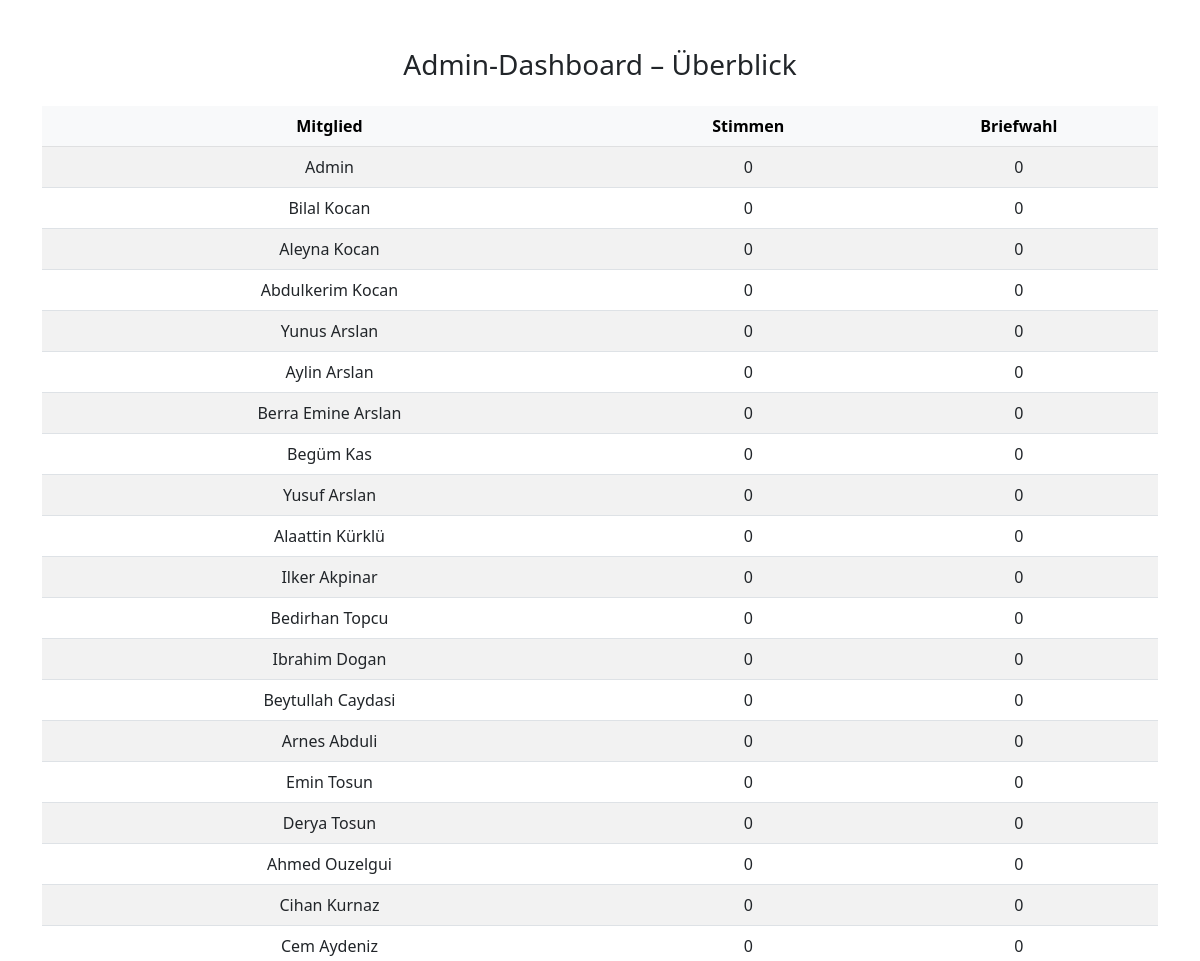
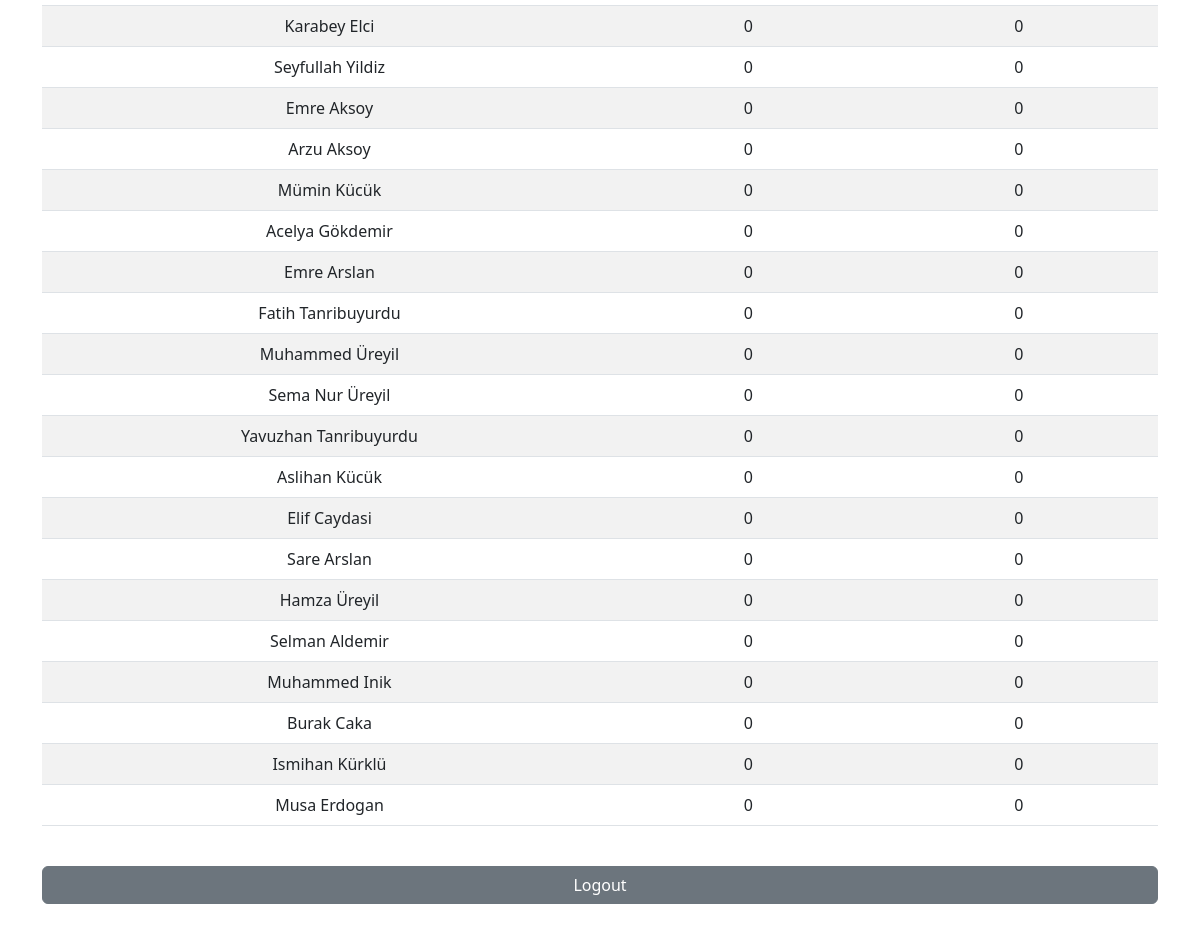
The app's page /dashboard (signed in) with its own data (2 pictures, top to bottom).
### tables this page shows
CREATE TABLE users (
    id INTEGER PRIMARY KEY AUTOINCREMENT,
    name TEXT NOT NULL,
    password TEXT NOT NULL,
    is_admin INTEGER DEFAULT 0
);

### app.py (the view, shortened to what this page needs)
@app.route('/dashboard', methods=['GET', 'POST'])
def dashboard():
    if 'user_id' not in session:
        return redirect(url_for('login'))
    error = None
    try:
        conn = get_db()
        cur = conn.cursor()
        if session.get('is_admin'):
            cur.execute("""
                SELECT users.name, COUNT(entries.id) as total,
                       SUM(entries.briefwahl) as briefwahl
                FROM users LEFT JOIN entries ON users.id = entries.user_id
                GROUP BY users.id
            """)
            summary = cur.fetchall()
            return render_template('admin_dashboard.html', summary=summary)
    except Exception as e:
        return f"<h1>Fehler im Dashboard:</h1><p>{str(e)}</p>"

### app.py (called while the page is built)
def get_db():
    conn = sqlite3.connect(DATABASE)
    conn.row_factory = sqlite3.Row
    return conn

### templates/admin_dashboard.html (shortened to what this page needs)
<!doctype html>
<html lang="de">
<head>
  <link href="https://cdn.jsdelivr.net/npm/bootstrap@5.3.0/dist/css/bootstrap.min.css" rel="stylesheet">
</head>
<body class="container py-5">
  <h3 class="mb-4 text-center">Admin-Dashboard – Überblick</h3>
  <div class="table-responsive">
    <table class="table table-striped align-middle text-center">
      <thead class="table-light">
        <tr>
          <th>Mitglied</th>
          <th>Stimmen</th>
          <th>Briefwahl</th>
        </tr>
      </thead>
      <tbody>
        {% for row in summary %}
        <tr>
          <td>{{ row['name'] }}</td>
          <td>{{ row['total'] or 0 }}</td>
          <td>{{ row['briefwahl'] or 0 }}</td>
        </tr>
        {% endfor %}
      </tbody>
    </table>
  </div>
  <a href="{{ url_for('logout') }}" class="btn btn-secondary w-100 mt-4">Logout</a>
</body>
</html>

### records on screen
users: name "Admin", row "0"
users: name "Bilal Kocan", is_admin "0"
users: name "Aleyna Kocan", is_admin "0"
users: name "Abdulkerim Kocan", is_admin "0"
users: name "Yunus Arslan", is_admin "0"
users: name "Aylin Arslan", is_admin "0"
users: name "Berra Emine Arslan", is_admin "0"
users: name "Begüm Kas", is_admin "0"
users: name "Yusuf Arslan", is_admin "0"
users: name "Alaattin Kürklü", is_admin "0"
users: name "Ilker Akpinar", is_admin "0"
users: name "Bedirhan Topcu", is_admin "0"
users: name "Ibrahim Dogan", is_admin "0"
users: name "Beytullah Caydasi", is_admin "0"
users: name "Arnes Abduli", is_admin "0"
users: name "Emin Tosun", is_admin "0"
users: name "Derya Tosun", is_admin "0"
users: name "Ahmed Ouzelgui", is_admin "0"
users: name "Cihan Kurnaz", is_admin "0"
users: name "Cem Aydeniz", is_admin "0"
users: name "Karabey Elci", is_admin "0"
users: name "Seyfullah Yildiz", is_admin "0"
users: name "Emre Aksoy", is_admin "0"
users: name "Arzu Aksoy", is_admin "0"
users: name "Mümin Kücük", is_admin "0"
users: name "Acelya Gökdemir", is_admin "0"
users: name "Emre Arslan", is_admin "0"
users: name "Fatih Tanribuyurdu", is_admin "0"
users: name "Muhammed Üreyil", is_admin "0"
users: name "Sema Nur Üreyil", is_admin "0"
users: name "Yavuzhan Tanribuyurdu", is_admin "0"
users: name "Aslihan Kücük", is_admin "0"
users: name "Elif Caydasi", is_admin "0"
users: name "Sare Arslan", is_admin "0"
users: name "Hamza Üreyil", is_admin "0"
users: name "Selman Aldemir", is_admin "0"
users: name "Muhammed Inik", is_admin "0"
users: name "Burak Caka", is_admin "0"
users: name "Ismihan Kürklü", is_admin "0"
users: name "Musa Erdogan", is_admin "0"
